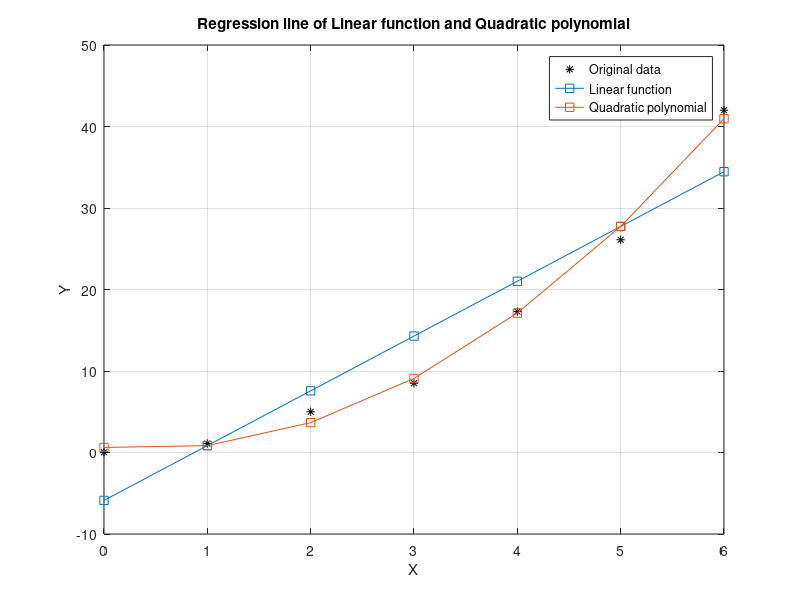

Source code (MATLAB):
clear all

x = [ 0, 1, 2, 3, 4, 5, 6];
y = [ 0.02, 1.1, 5.0, 8.5, 17.3, 26.1, 42];

% A) Find a least-squares solution to fitting the data using a linear 
% function f(x) = a0 + a1x

c = [ones(7,1),x'];
ls_a = inv((c')*c)*(c')*(y');

ls = @(x)(ls_a(2).*x + ls_a(1));
ls_y = ls(x);

% Calculate error
ls_error = norm(y-ls(x));


% B) Now fit the data using a quadratic polynomial f(x) = a0 + a1x + a2x^2

c = [ones(7,1),x',(x').^2];
f_qp_a = inv((c')*c)*(c')*(y');

f_qp = @(x)(f_qp_a(3).*(x.^2)+f_qp_a(2).*x + f_qp_a(1));
f_qp_y = f_qp(x);

% Calculate error
f_qp_error = norm(y-f_qp(x));

% Plot
plot(x,y,'k*',x,ls_y, '-s',x,f_qp_y,'-s');
legend('Original data','Linear function', 'Quadratic polynomial');
grid;

title('Regression line of Linear function and Quadratic polynomial');
xlabel('X');
ylabel('Y');


